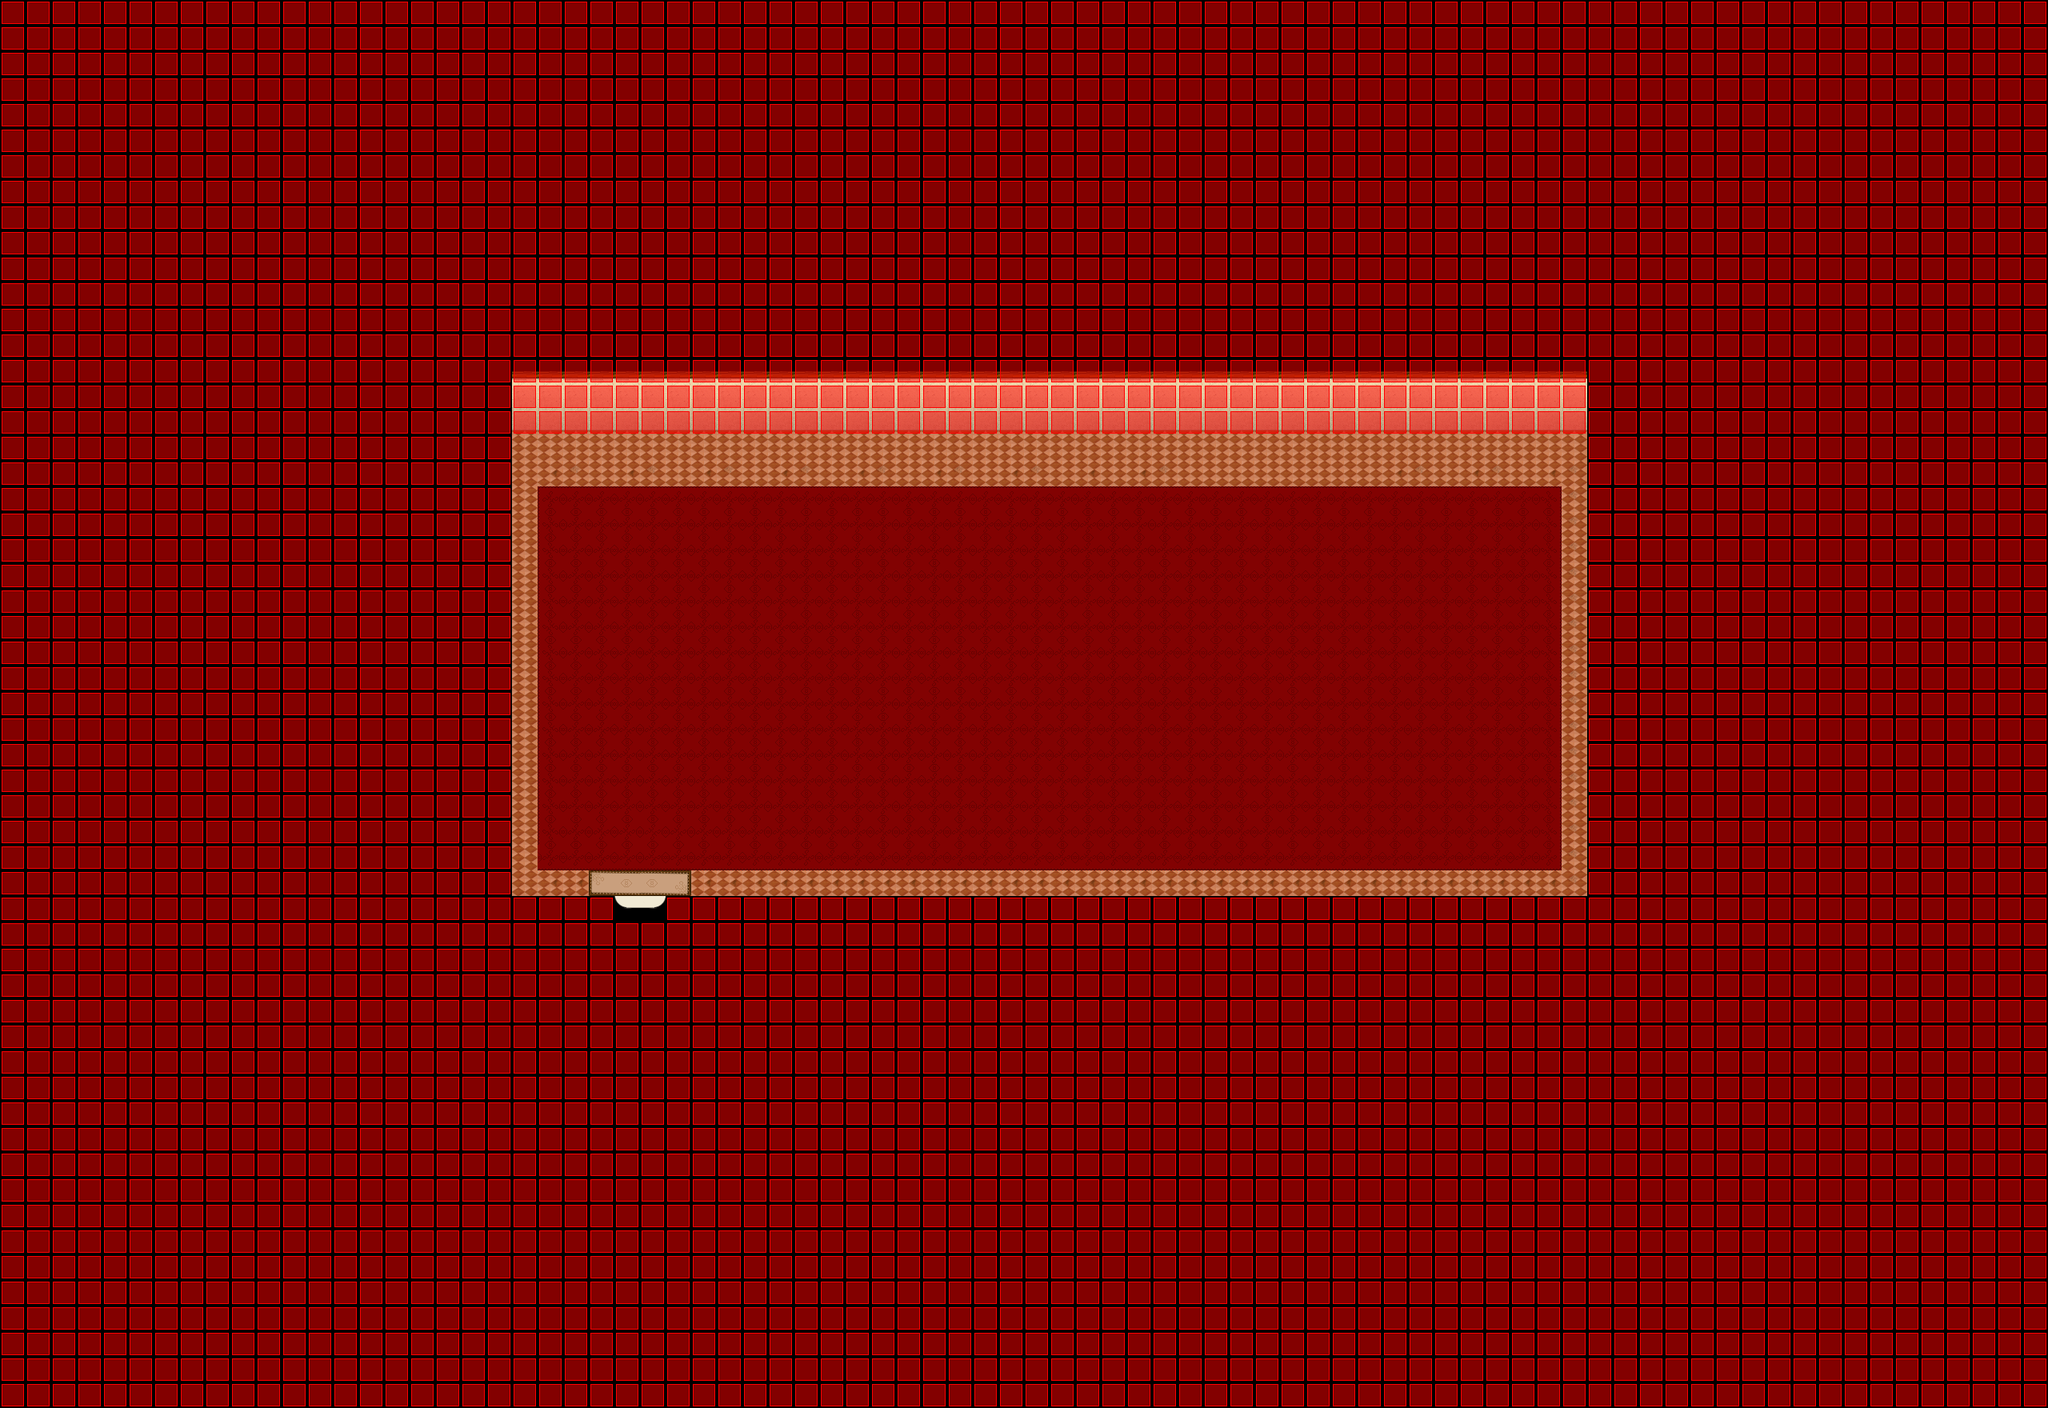

A 2D game scene composited from a Tiled map and its tileset images. What follows is a short description and the map's XML, with each tile layer's data collapsed to a summary:
An orthogonal 80x55 tile map with 32x32 px tiles, 5 tile layers (Ground, Ground, Fringe, Over, ...), 7 tilesets.

<map version="1.0" orientation="orthogonal" width="80" height="55" tilewidth="32" tileheight="32">
 <properties>
  <property name="music" value="inside2.ogg" />
 </properties>
 <tileset firstgid="1" name="collision1_32_32" tilewidth="32" tileheight="32">
  <image source="../graphics/tiles/collision1_32_32.png" width="1024" height="1024" />
 </tileset>
 <tileset firstgid="1025" name="indoor3_32_32" tilewidth="32" tileheight="32">
  <image source="../graphics/tiles/indoor3_32_32.png" width="1024" height="1024" />
 </tileset>
 <tileset firstgid="2049" name="indoor2_32_32" tilewidth="32" tileheight="32">
  <image source="../graphics/tiles/indoor2_32_32.png" width="1024" height="1024" />
 </tileset>
 <tileset firstgid="3073" name="indoor1_32_64" tilewidth="32" tileheight="64">
  <image source="../graphics/tiles/indoor1_32_64.png" width="1024" height="1024" />
 </tileset>
 <tileset firstgid="3585" name="indoor1_32_96" tilewidth="32" tileheight="96">
  <image source="../graphics/tiles/indoor1_32_96.png" width="1024" height="960" />
 </tileset>
 <tileset firstgid="3905" name="indoor2_32_64" tilewidth="32" tileheight="64">
  <image source="../graphics/tiles/indoor2_32_64.png" width="1024" height="1024" />
 </tileset>
 <tileset firstgid="4417" name="indoor2_32_96" tilewidth="32" tileheight="96">
  <image source="../graphics/tiles/indoor2_32_96.png" width="1024" height="960" />
 </tileset>
 <layer name="Ground" width="80" height="55">
  <data>[4400 cells, 4400 non-empty, 17 distinct tile ids]</data>
 </layer>
 <layer name="Ground" width="80" height="55">
  <data>[4400 cells, 126 non-empty, 3 distinct tile ids]</data>
 </layer>
 <layer name="Fringe" width="80" height="55">
  <data>[4400 cells, 0 non-empty, 0 distinct tile ids]</data>
 </layer>
 <layer name="Over" width="80" height="55">
  <data>[4400 cells, 0 non-empty, 0 distinct tile ids]</data>
 </layer>
 <layer name="Collision" width="80" height="55">
  <data>[4400 cells, 3642 non-empty, 1 distinct tile ids]</data>
 </layer>
 <objectgroup name="Object" width="80" height="55" visible="0" />
</map>
